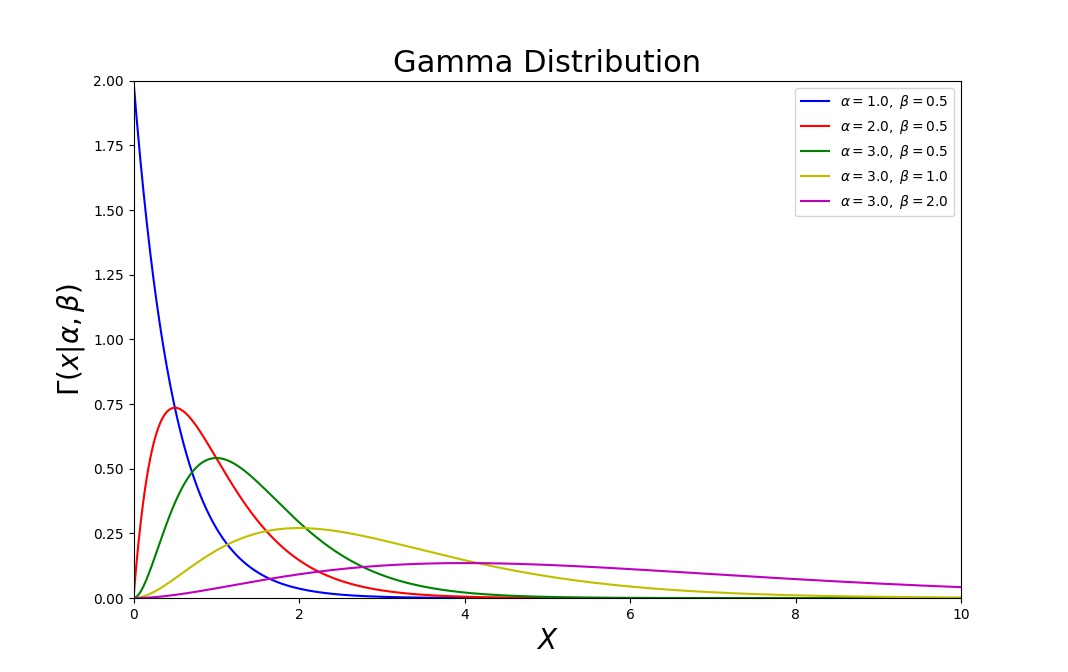

Write the Python code that produced this figure.
import numpy as np
from scipy.stats import gamma
from matplotlib import pyplot as plt

alpha_values = [1, 2, 3, 3, 3]
beta_values = [0.5, 0.5, 0.5, 1, 2]
color = ['b','r','g','y','m']
x = np.linspace(1E-6, 10, 1000)

fig, ax = plt.subplots(figsize=(12, 8))

for k, t, c in zip(alpha_values, beta_values, color):
    dist = gamma(k, 0, t)
    plt.plot(x, dist.pdf(x), c=c, label=r'$\alpha=%.1f,\ \beta=%.1f$' % (k, t))

plt.xlim(0, 10)
plt.ylim(0, 2)

plt.xlabel('$X$',fontsize=20)
plt.ylabel(r'$\Gamma(x|\alpha,\beta)$',fontsize=20)
plt.title('Gamma Distribution',fontsize=22)

plt.legend(loc=0)
plt.show()
